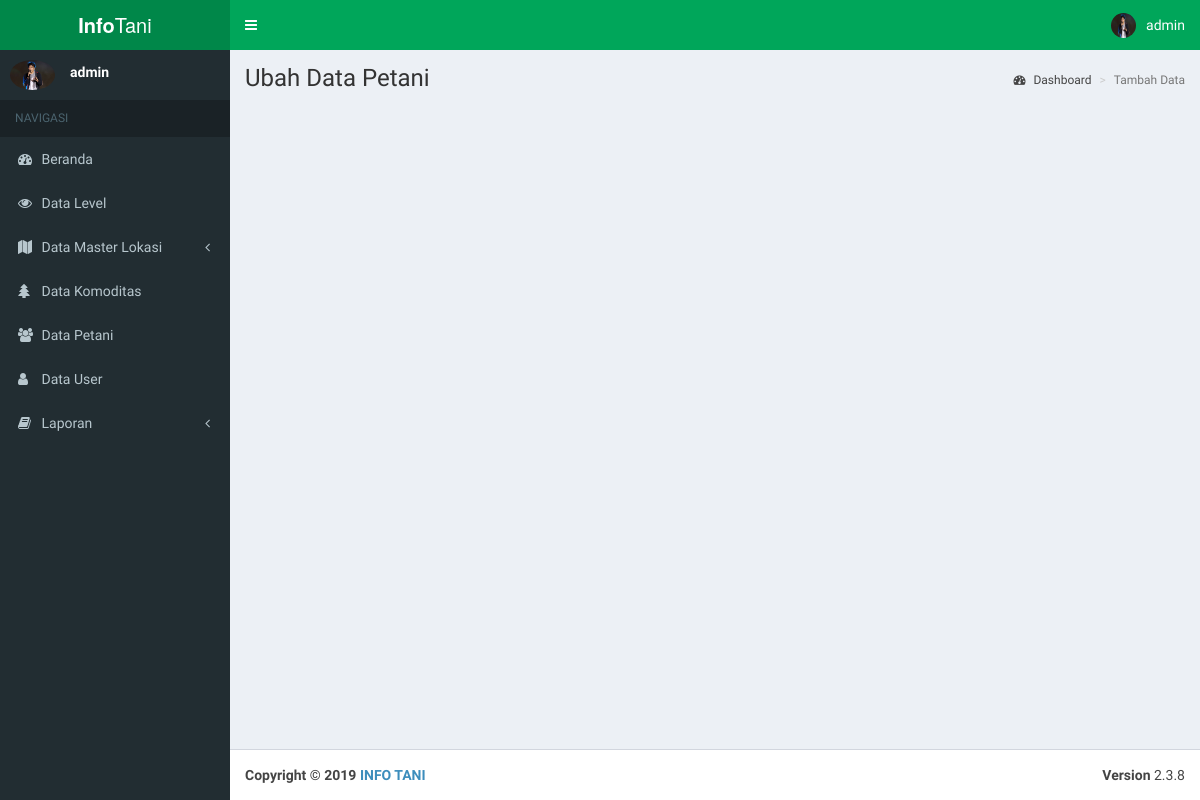
Page /Pages/Admin/ubahpetani.php?id=12345 (signed in) on the earlier database version.
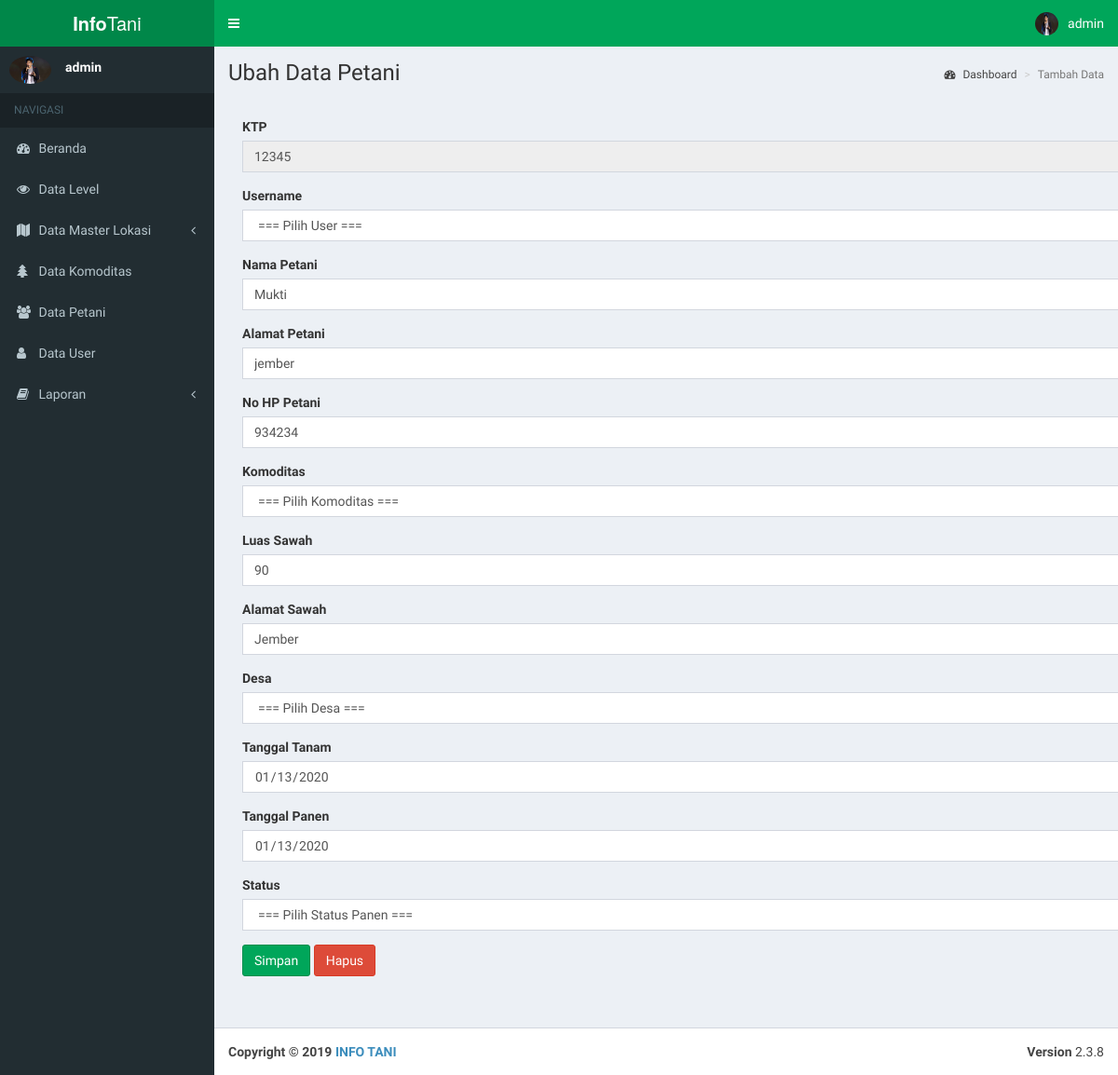
Same page on the later database version.
### tables this page shows
CREATE TABLE `petani` (
  `KTP` varchar(16) NOT NULL,
  `ID_DESA` int(11) DEFAULT NULL,
  `ID_KOMODITAS` int(11) DEFAULT NULL,
  `ID_USER` int(11) DEFAULT NULL,
  `ID_STATUS` int(11) NOT NULL,
  `NAMA_PETANI` varchar(30) DEFAULT NULL,
  `ALAMAT_PETANI` varchar(30) DEFAULT NULL,
  `LUAS_SAWAH` float DEFAULT NULL,
  `ALAMAT_SAWAH` varchar(30) DEFAULT NULL,
  `TANAM` date DEFAULT NULL,
  `PANEN` date DEFAULT NULL,
  `NO_HP` varchar(15) DEFAULT NULL
);

### Pages/Admin/ubahpetani.php (the view, shortened to what the changed rows need)
<!DOCTYPE html>
<html>
<?php
        include "../_partials/head.php";
?>
<body class="hold-transition skin-green sidebar-mini">
<div class="wrapper">
  <div class="content-wrapper">
    <section class="content-header">
      <h1>
        Ubah Data Petani
      </h1>
    </section>
    <section class="content">
        <div class="container">
            <br>
            <form method="post" action="../../controller/admin/controllerpetani.php" enctype="multipart/form-data">
                <?php
                require_once "../../controller/koneksi.php";
                if(isset($_GET['id'])) {
                    $id = $_GET['id'];
                    $query = mysqli_query($koneksi, "SELECT petani.KTP as ktpp, petani.ID_DESA, desa.NAMA_DESA as desa, petani.ID_KOMODITAS, komoditas.NAMA_KOMODITAS as komoditas, petani.ID_USER, user.USERNAME, petani.ID_STATUS, status.STATUS, petani.NAMA_PETANI, petani.ALAMAT_PETANI, petani.LUAS_SAWAH, petani.ALAMAT_SAWAH, petani.TANAM, petani.PANEN, petani.NO_HP FROM komoditas, desa, petani, user, status WHERE komoditas.ID_KOMODITAS=petani.ID_KOMODITAS AND desa.ID_DESA=petani.ID_DESA AND status.ID_STATUS=petani.ID_STATUS and user.ID_USER=petani.ID_USER and petani.ktp=$id");
                    while ($data = mysqli_fetch_array($query)) {?>
                <div class="form-group">
            <label>KTP</label>
            <input type="text" class="form-control" name="KTP" value="<?php echo $data['ktpp']?>"  required onkeypress="return hanyaAngka(event)" readonly>
          </div>
          <div class="form-group">
            <label>Username</label>
            <?php
                        $query = "select * from user";
                        echo "<select name='iduser' class='form-control' onchange='changeValue(this.value)' required>";
                        echo "<option value='' selected>=== Pilih User ===</option>";
                       echo "</select>";
                   ?>
          </div>
          <div class="form-group">
            <label>Nama Petani</label>
            <input type="text" class="form-control" name="namapetani" value="<?php echo $data['NAMA_PETANI']?>"  required onkeypress="return hanyaTulisan(event)">
          </div>
          <div class="form-group">
            <label>Alamat Petani</label>
            <input type="text" class="form-control" name="alamatpetani" value="<?php echo $data['ALAMAT_PETANI']?>"  required>
          </div>
          <div class="form-group">
            <label>No HP Petani</label>
            <input type="text" class="form-control" name="nohp" value="<?php echo $data['NO_HP']?>"  required>
          </div>
          <div class="form-group">
            <label>Komoditas</label>
            <?php
                        $query = "select * from komoditas";
                        echo "<select name='idkomoditas' class='form-control' onchange='changeValue(this.value)' required>";
                        echo "<option value='' selected>=== Pilih Komoditas ===</option>";
                       echo "</select>";
                   ?>
                </div>
          <div class="form-group">
            <label>Luas Sawah</label>
            <input type="text" class="form-control" name="luassawah" value="<?php echo $data['LUAS_SAWAH']?>"  required onkeypress="return hanyaAngka(event)">
          </div>
          <div class="form-group">
            <label>Alamat Sawah</label>
            <input type="text" class="form-control" name="alamatsawah" value="<?php echo $data['ALAMAT_SAWAH']?>"  required>
          </div>
          <div class="form-group">
            <label>Desa</label>
            <?php
                        $query = "select * from desa";
                        echo "<select name='iddesa' class='form-control' onchange='changeValue(this.value)' required>";
                        echo "<option value='' selected>=== Pilih Desa ===</option>";
                       echo "</select>";
                   ?>
                </div>
          <div class="form-group">
            <label>Tanggal Tanam</label>
            <input type="date" class="form-control" name="tgltanam" value="<?php echo $data['TANAM']?>"  required>
          </div>
          <div class="form-group">
            <label>Tanggal Panen</label>
            <input type="date" class="form-control" name="tglpanen" value="<?php echo $data['PANEN']?>"  required>
          </div>
          <div class="form-group">
            <label>Status</label>
           <?php
                        $query = "select * from status";
                        echo "<select name='idstatus' class='form-control' onchange='changeValue(this.value)' required>";
                        echo "<option value='' selected>=== Pilih Status Panen ===</option>";
                       echo "</select>";
                   ?>
                </div>
                <input type="submit" name="ubah" class="btn btn-success" value="Simpan">
                <input type="reset" name="reset" class="btn btn-danger" value="Hapus">
            </form>
            <?php
        }} ?>
        </div>
    </section>
    <br><br>
    </div>
</div>
</body>
</html>

Differences in the rows shown:
now on this page (row edited): petani: KTP "12345", namapetani "Mukti", alamatpetani "jember", nohp "934234", luassawah "90", alamatsawah "Jember", tgltanam "01/13/2020", tglpanen "01/13/2020"
